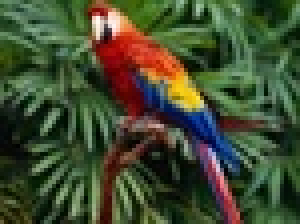
%> input picture 4.ImageClustering_Kmeans/parrot.jfif, 75 x 56 px, shrunk from 400 x 300 before the run (shown 4 times larger)
$ octave main.m   (GNU Octave 9; MATLAB toolbox functions it lacks are replaced by stand-ins)
%> lines starting %> are read from the running program, lines starting %| are printed output that depends on the picture
### 4.ImageClustering_Kmeans/my_kmeans.m
function output = my_kmeans(image, k)
image = double(image);
[row, col] = size(image);
rand_k = randi(255,1,k);
clust_distance = zeros(1,k);
image_vct = reshape(image, [],1);   %이미지를 하나의 벡터로 펼친 후 계산
cluster_info = zeros(size(image_vct));
while(true)
    cluster_info = reshape(cluster_info, [],1);
    for i = 1 : size(image_vct, 1)
            for h = 1 : k
                clust_distance(1,h) = abs(image_vct(i,1) - rand_k(1,h)); % 거리 계산
            end
            cluster_info(i,1) = find(clust_distance == min(clust_distance),1); % 거리가 최소가 되는 순번(index) 대입
    end

    cluster_info = reshape(cluster_info, row, col);
    for g = 1 : k
        [X,Y] = find(cluster_info == g);                                    %index로 분류된 이미지에서 각 순번별로 평균을 내기 위해 index의 index를 구함
        temp_mean = 0;
        for a = 1 : size(X,1)
            temp_mean = double(image(X(a,1),Y(a,1))) + temp_mean;
        end
        temp_mean = temp_mean / size(X,1);
        temp_rand_k(1,g) = rand_k(1,g);
        rand_k(1,g) = temp_mean;                                            %새로운 평균값 대입
    end
    if round(temp_rand_k) == round(rand_k)
        break;
    end
    if (sum(isnan(rand_k))) && (k < 20)
        rand_k = randi(255,1,k);                                            %NaN이 떴을 경우 재시행 K는 20으로 제한, 그 이상이면 그냥 무시
    elseif sum(isnan(rand_k))
        break;
    end
end
result_cluster = zeros(col, row);
for i = 1 : row
    for j = 1 : col
        for u = 1 : k
            if cluster_info(i,j) == u
                result_cluster(j,i) = rand_k(1,u);
            end
        end
    end
end

output = uint8(rot90(result_cluster,3));
end


### 4.ImageClustering_Kmeans/my_kmeans3d.m
function output = my_kmeans3d(image, k)
image = double(image);
[row,col,dim] = size(image);
image2 = reshape(image,[row*col,dim]); % RGB영역별로 이미지 확장
[col2, row2] = size(image2);
rand_k = randi(255,[k,3]);
cluster_info = zeros(col2,1);

while(true)
    clust_distance = zeros(1,k);
    for i = 1 : col2
        for h = 1 : k
            clust_distance(1,h) = abs(image2(i,1) - rand_k(h,1)) +...
            abs(image2(i,2) - rand_k(h,2)) + abs(image2(i,3) - rand_k(h,3));              %clust_distance 는 rand_k와의 거리를 계산한 값
        end
        cluster_info(i) = find(clust_distance == min(clust_distance),1); % 거리가 최소가 되는 순번(index) 대입
    end

    for g = 1 : k
        [X] = find(cluster_info == g);                                    %index로 분류된 이미지에서 각 순번별로 평균을 내기 위해 index의 index를 구함
        temp_mean = 0;
        for a = 1 : size(X,1)
            temp_mean = double(image2(X(a),:)) + temp_mean;
        end
        temp_mean(~isfinite(temp_mean))=0;
        rand_k(~isfinite(rand_k))=0;
        temp_mean = temp_mean / (size(X,1)+0.000001);
        temp_rand_k(g,:) = rand_k(g,:);
        rand_k(g,:) = temp_mean;
    end
    if sum(min(round(temp_rand_k) == round(rand_k)))
        break;
    end
end
result_cluster = zeros(col2, 3);
for i = 1 : col2
    for u = 1 : k
        if cluster_info(i,:) == u
            result_cluster(i,:) = rand_k(u,:);
        end
    end
end
image3 = reshape(result_cluster,[row,col,dim]);
output = uint8(image3);
end


### 4.ImageClustering_Kmeans/main.m
clear; close all;

k = 5;
%%
image = rgb2gray(imread('parrot.jfif'));
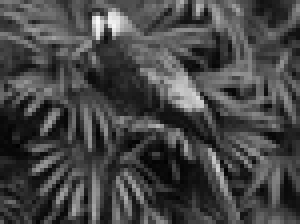
%> image: size 56x75 uint8 (shown 4 times larger); min 1, max 250, mean 70.1
imshow(my_kmeans(image,k));
%> in my_kmeans, `image_vct = reshape(image, [],1);`: image_vct = 4200 values, max 250 at index 1350, min 1 at index 261, mean 70.07
%> the loop in my_kmeans, `while(true)` made 27 passes
%> pass 1, in my_kmeans, `cluster_info = reshape(cluster_info, row, col);`:
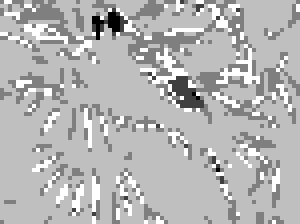
%> cluster_info: size 56x75 double (shown 4 times larger); min 1, max 5, mean 3.85; drawn with min black and max white
%> pass 3, in my_kmeans, `cluster_info = reshape(cluster_info, row, col);`:
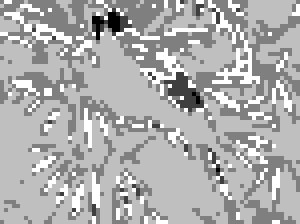
%> cluster_info: size 56x75 double (shown 4 times larger); min 1, max 5, mean 3.74; drawn with min black and max white
%> after the loop in my_kmeans, `while(true)`:
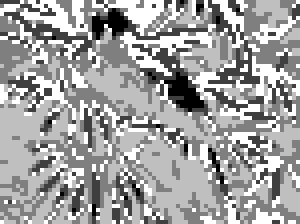
%> cluster_info: size 56x75 double (shown 4 times larger); min 1, max 5, mean 3.55; drawn with min black and max white
%> after the loop in my_kmeans, `while(true)`: clust_distance = [122.1 60.09 8.25 41.64 24.77]; rand_k = [188.1 126.1 57.75 24.36 90.77]
%> after the loop in my_kmeans, `for i = 1 : row`:
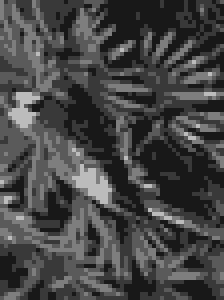
%> result_cluster: size 75x56 double (shown 4 times larger); min 24.36, max 188.1, mean 70.1
%> in my_kmeans, `output = uint8(rot90(result_cluster,3));`:
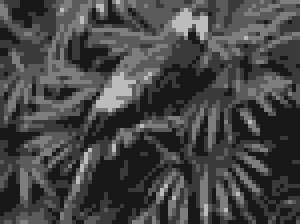
%> output: size 56x75 uint8 (shown 4 times larger); min 24, max 188, mean 70.1

%% 2
image = (imread('street.jfif'));
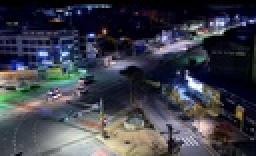
%> input picture 4.ImageClustering_Kmeans/street.jfif, 128 x 78 px, shrunk from 682 x 417 before the run (shown 2 times larger)
%> image is the input picture: size 78x128x3 uint8; mean R, G, B 61.7, 63.5, 73.6
subplot(221);
imshow(image);

% RGB 축으로 표현
[row,col,dim] = size(image);
%> row = 78; col = 128; dim = 3
image2 = double(reshape(image,[row*col,dim]));
subplot(222);
scatter3(image2(:,1),image2(:,2),image2(:,3), 2.5, ...
    [image2(:,1)/255 image2(:,2)/255 image2(:,3)/255]);
xlabel('R'); ylabel('G'); zlabel('B')

% kmeans 시행
output = my_kmeans3d(image, k);
%> (the run ends here)
